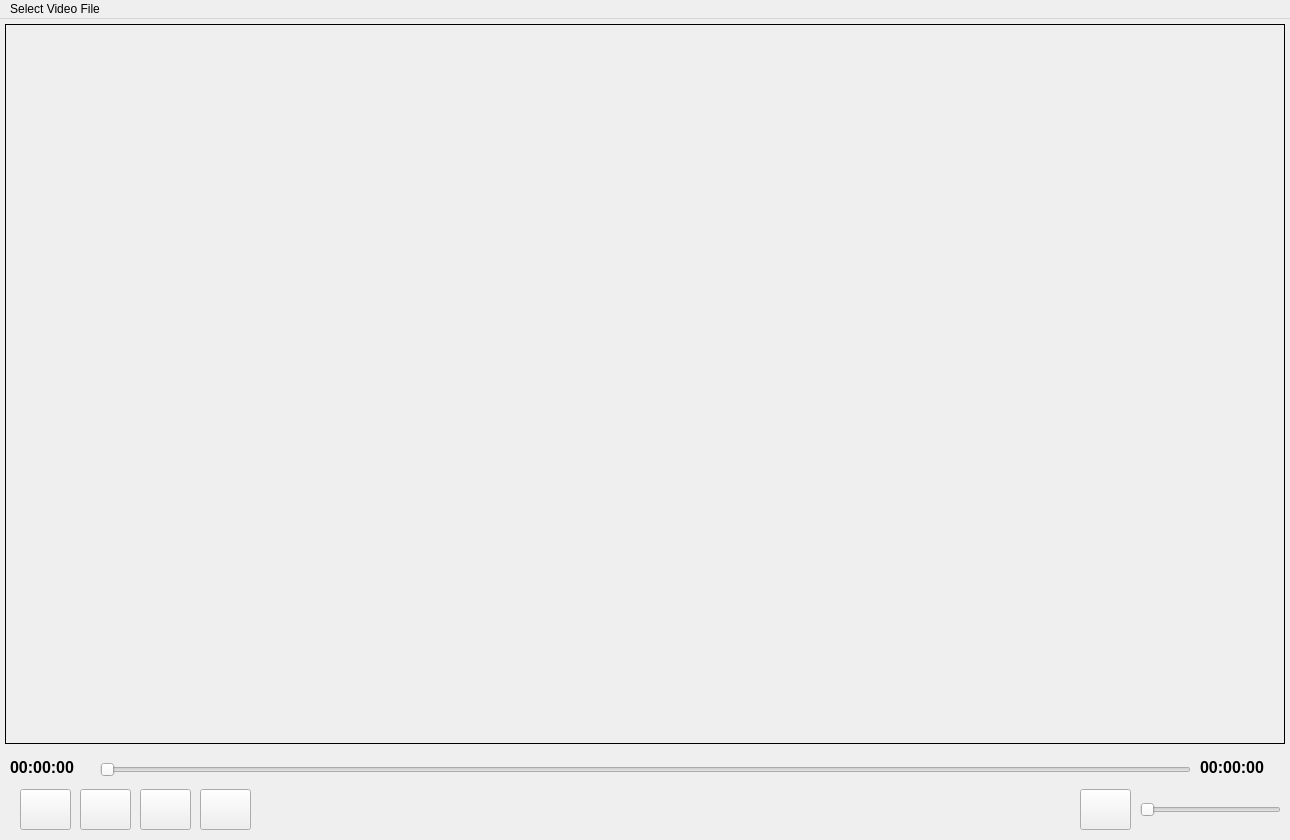
<?xml version="1.0" encoding="UTF-8"?>
<ui version="4.0">
 <class>MainWindow</class>
 <widget class="QMainWindow" name="MainWindow">
  <property name="geometry">
   <rect>
    <x>0</x>
    <y>0</y>
    <width>1290</width>
    <height>840</height>
   </rect>
  </property>
  <property name="windowTitle">
   <string>MainWindow</string>
  </property>
  <property name="styleSheet">
   <string notr="true"/>
  </property>
  <widget class="QWidget" name="centralwidget">
   <widget class="QGroupBox" name="groupBox_Video">
    <property name="geometry">
     <rect>
      <x>5</x>
      <y>5</y>
      <width>1280</width>
      <height>720</height>
     </rect>
    </property>
    <property name="styleSheet">
     <string notr="true">QGroupBox
{
        border:1px solid black;
}</string>
    </property>
    <property name="title">
     <string/>
    </property>
   </widget>
   <widget class="QPushButton" name="pushButton_Seek_Backward">
    <property name="geometry">
     <rect>
      <x>20</x>
      <y>770</y>
      <width>51</width>
      <height>41</height>
     </rect>
    </property>
    <property name="text">
     <string/>
    </property>
   </widget>
   <widget class="QPushButton" name="pushButton_Play_Pause">
    <property name="geometry">
     <rect>
      <x>80</x>
      <y>770</y>
      <width>51</width>
      <height>41</height>
     </rect>
    </property>
    <property name="text">
     <string/>
    </property>
   </widget>
   <widget class="QPushButton" name="pushButton_Stop">
    <property name="geometry">
     <rect>
      <x>140</x>
      <y>770</y>
      <width>51</width>
      <height>41</height>
     </rect>
    </property>
    <property name="text">
     <string/>
    </property>
   </widget>
   <widget class="QPushButton" name="pushButton_Seek_Forward">
    <property name="geometry">
     <rect>
      <x>200</x>
      <y>770</y>
      <width>51</width>
      <height>41</height>
     </rect>
    </property>
    <property name="text">
     <string/>
    </property>
   </widget>
   <widget class="QPushButton" name="pushButton_Volume">
    <property name="geometry">
     <rect>
      <x>1080</x>
      <y>770</y>
      <width>51</width>
      <height>41</height>
     </rect>
    </property>
    <property name="text">
     <string/>
    </property>
   </widget>
   <widget class="QSlider" name="horizontalSlider_Volume">
    <property name="geometry">
     <rect>
      <x>1140</x>
      <y>780</y>
      <width>141</width>
      <height>21</height>
     </rect>
    </property>
    <property name="orientation">
     <enum>Qt::Horizontal</enum>
    </property>
   </widget>
   <widget class="QSlider" name="horizontalSlider_Duration">
    <property name="geometry">
     <rect>
      <x>100</x>
      <y>740</y>
      <width>1091</width>
      <height>22</height>
     </rect>
    </property>
    <property name="orientation">
     <enum>Qt::Horizontal</enum>
    </property>
   </widget>
   <widget class="QLabel" name="label_current_Time">
    <property name="geometry">
     <rect>
      <x>10</x>
      <y>740</y>
      <width>81</width>
      <height>16</height>
     </rect>
    </property>
    <property name="font">
     <font>
      <pointsize>12</pointsize>
      <bold>true</bold>
     </font>
    </property>
    <property name="text">
     <string>00:00:00</string>
    </property>
   </widget>
   <widget class="QLabel" name="label_Total_Time">
    <property name="geometry">
     <rect>
      <x>1200</x>
      <y>740</y>
      <width>81</width>
      <height>16</height>
     </rect>
    </property>
    <property name="font">
     <font>
      <pointsize>12</pointsize>
      <bold>true</bold>
     </font>
    </property>
    <property name="text">
     <string>00:00:00</string>
    </property>
   </widget>
  </widget>
  <widget class="QMenuBar" name="menubar">
   <property name="geometry">
    <rect>
     <x>0</x>
     <y>0</y>
     <width>1290</width>
     <height>19</height>
    </rect>
   </property>
   <widget class="QMenu" name="menuSelect_Video_File">
    <property name="title">
     <string>Select Video File</string>
    </property>
    <addaction name="actionOpen"/>
   </widget>
   <addaction name="menuSelect_Video_File"/>
  </widget>
  <action name="actionOpen">
   <property name="text">
    <string>Open</string>
   </property>
  </action>
 </widget>
 <resources/>
 <connections/>
</ui>
